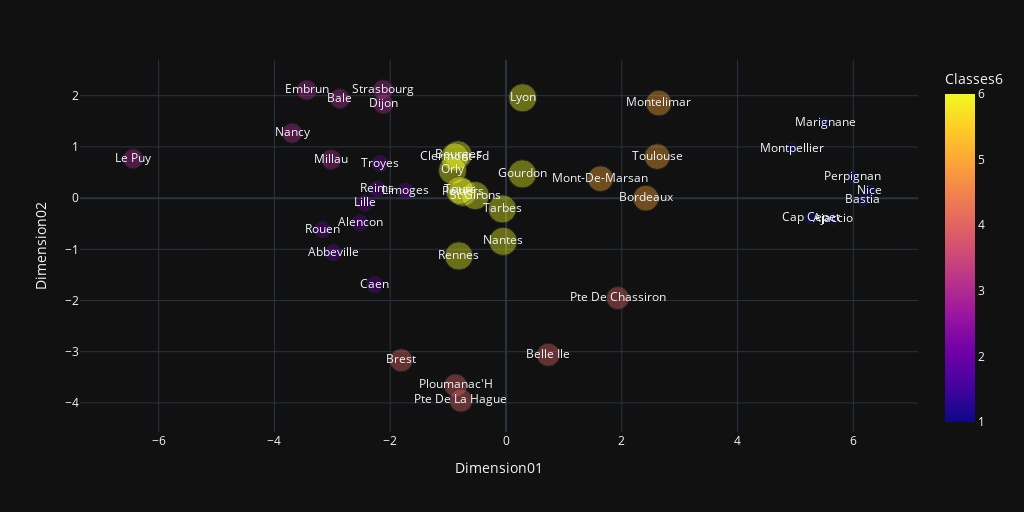

Notebook code cell kept with this figure:
### Code cell
fig = px.scatter(donnees2d.reset_index(), 
                    x='Dimension01', 
                    y='Dimension02', 
                    color='Classes6',
                    text='Nom',
                    size='Classes6',
                    width=1024,
                    height=512,
                    opacity=0.4,
                   )

fig.show()

### Figure 1 — Plotly figure (JSON) as saved in the notebook; plotly's stock layout.template omitted (floating-point values rounded to 4 significant figures)
{"data": [{"hovertemplate": "Dimension01=%{x}<br>Dimension02=%{y}<br>Classes6=%{marker.color}<br>Nom=%{text}<extra></extra>", "legendgroup": "", "marker": {"color": [2, 1, 2, 3, 1, 4, 5, 6, 4, 2, 1, 6, 3, 3, 6, 3, 2, 2, 6, 1, 3, 5, 5, 1, 3, 6, 1, 6, 1, 4, 6, 4, 4, 2, 6, 2, 6, 3, 6, 5, 6, 2], "coloraxis": "coloraxis", "opacity": 0.4, "size": [2, 1, 2, 3, 1, 4, 5, 6, 4, 2, 1, 6, 3, 3, 6, 3, 2, 2, 6, 1, 3, 5, 5, 1, 3, 6, 1, 6, 1, 4, 6, 4, 4, 2, 6, 2, 6, 3, 6, 5, 6, 2], "sizemode": "area", "sizeref": 0.015, "symbol": "circle"}, "mode": "markers+text", "name": "", "orientation": "v", "showlegend": false, "text": ["Abbeville", "Ajaccio", "Alencon", "Bale", "Bastia", "Belle Ile", "Bordeaux", "Bourges", "Brest", "Caen", "Cap Cepet", "Clermont-Fd", "Dijon", "Embrun", "Gourdon", "Le Puy", "Lille", "Limoges", "Lyon", "Marignane", "Millau", "Mont-De-Marsan", "Montelimar", "Montpellier", "Nancy", "Nantes", "Nice", "Orly", "Perpignan", "Ploumanac'H", "Poitiers", "Pte De Chassiron", "Pte De La Hague", "Reims", "Rennes", "Rouen", "St Girons", "Strasbourg", "Tarbes", "Toulouse", "Tours", "Troyes"], "x": [-2.984, 5.642, -2.521, -2.871, 6.164, 0.7306, 2.416, -0.8282, -1.81, -2.267, 5.265, -0.8844, -2.118, -3.442, 0.2823, -6.442, -2.436, -1.735, 0.287, 5.517, -3.019, 1.632, 2.639, 4.932, -3.694, -0.04898, 6.281, -0.9233, 5.987, -0.8714, -0.7476, 1.931, -0.7782, -2.221, -0.8148, -3.17, -0.5307, -2.124, -0.06364, 2.612, -0.801, -2.172], "xaxis": "x", "y": [-1.067, -0.4019, -0.4827, 1.943, -0.03725, -3.059, -0.00121, 0.8453, -3.168, -1.689, -0.3912, 0.8047, 1.838, 2.109, 0.4734, 0.7694, -0.0998, 0.1366, 1.959, 1.468, 0.7526, 0.379, 1.857, 0.9665, 1.269, -0.8448, 0.1419, 0.5437, 0.4108, -3.658, 0.1133, -1.952, -3.952, 0.1775, -1.128, -0.6165, 0.04958, 2.116, -0.2106, 0.8114, 0.1501, 0.6747], "yaxis": "y", "type": "scatter"}], "layout": {"xaxis": {"anchor": "y", "domain": [0.0, 1.0], "title": {"text": "Dimension01"}}, "yaxis": {"anchor": "x", "domain": [0.0, 1.0], "title": {"text": "Dimension02"}}, "coloraxis": {"colorbar": {"title": {"text": "Classes6"}}, "colorscale": [[0.0, "#0d0887"], [0.1111, "#46039f"], [0.2222, "#7201a8"], [0.3333, "#9c179e"], [0.4444, "#bd3786"], [0.5556, "#d8576b"], [0.6667, "#ed7953"], [0.7778, "#fb9f3a"], [0.8889, "#fdca26"], [1.0, "#f0f921"]]}, "legend": {"tracegroupgap": 0, "itemsizing": "constant"}, "margin": {"t": 60}, "height": 512, "width": 1024}}
